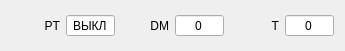
<?xml version="1.0" encoding="UTF-8"?>
<ui version="4.0">
 <class>FillerDosatorAddons</class>
 <widget class="QWidget" name="FillerDosatorAddons">
  <property name="geometry">
   <rect>
    <x>0</x>
    <y>0</y>
    <width>345</width>
    <height>51</height>
   </rect>
  </property>
  <property name="windowTitle">
   <string>FillerDosatorAddons</string>
  </property>
  <property name="styleSheet">
   <string notr="true">QLabel[style=&quot;badge&quot;]
{
	border: 1px solid red;
	background-color: rgba(0,0,0,100);
	color: white;
	border-radius: 4px;
}
QLabel[style='hint']
{
	color: lightGray;
	font-weight: bold;
	font-size: 10pt;
}
QLabel[style='tips']
{
	color: lightGray;
	font-size: 7pt;
}
QLabel[style='sys']
{
	color: yellow;
	font-size: 7pt;
}
QWidget[style=&quot;panel&quot;]
{
	background-color: rgb(61, 56, 70);
	border: 2px solid gray;
	border-radius: 4px;
}
</string>
  </property>
  <property name="style" stdset="0">
   <string>panel</string>
  </property>
  <layout class="QHBoxLayout" name="horizontalLayout">
   <item>
    <widget class="QLabel" name="hint_1">
     <property name="text">
      <string>PT</string>
     </property>
     <property name="alignment">
      <set>Qt::AlignRight|Qt::AlignTrailing|Qt::AlignVCenter</set>
     </property>
     <property name="style" stdset="0">
      <string>hint</string>
     </property>
    </widget>
   </item>
   <item>
    <widget class="QSpinBox" name="_pt">
     <property name="alignment">
      <set>Qt::AlignCenter</set>
     </property>
     <property name="buttonSymbols">
      <enum>QAbstractSpinBox::NoButtons</enum>
     </property>
     <property name="specialValueText">
      <string>ВЫКЛ</string>
     </property>
     <property name="maximum">
      <number>30</number>
     </property>
    </widget>
   </item>
   <item>
    <widget class="QLabel" name="hint_7">
     <property name="text">
      <string>DM</string>
     </property>
     <property name="alignment">
      <set>Qt::AlignRight|Qt::AlignTrailing|Qt::AlignVCenter</set>
     </property>
     <property name="style" stdset="0">
      <string>hint</string>
     </property>
    </widget>
   </item>
   <item>
    <widget class="QSpinBox" name="_dm">
     <property name="alignment">
      <set>Qt::AlignCenter</set>
     </property>
     <property name="buttonSymbols">
      <enum>QAbstractSpinBox::NoButtons</enum>
     </property>
     <property name="maximum">
      <number>1000</number>
     </property>
     <property name="singleStep">
      <number>100</number>
     </property>
    </widget>
   </item>
   <item>
    <widget class="QLabel" name="hint_8">
     <property name="text">
      <string>T</string>
     </property>
     <property name="alignment">
      <set>Qt::AlignRight|Qt::AlignTrailing|Qt::AlignVCenter</set>
     </property>
     <property name="style" stdset="0">
      <string>hint</string>
     </property>
    </widget>
   </item>
   <item>
    <widget class="QSpinBox" name="_tmax">
     <property name="alignment">
      <set>Qt::AlignCenter</set>
     </property>
     <property name="buttonSymbols">
      <enum>QAbstractSpinBox::NoButtons</enum>
     </property>
     <property name="maximum">
      <number>10000</number>
     </property>
     <property name="singleStep">
      <number>1000</number>
     </property>
    </widget>
   </item>
  </layout>
 </widget>
 <resources/>
 <connections/>
</ui>
